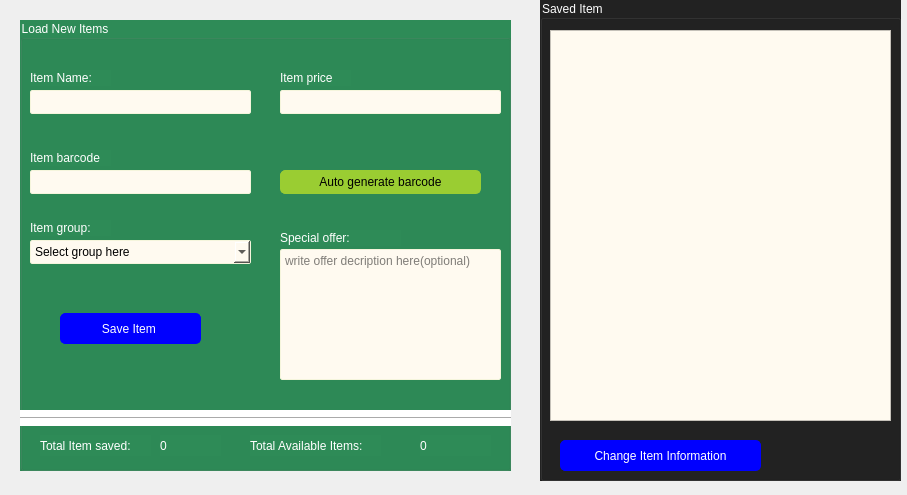
<?xml version="1.0" encoding="UTF-8"?>
<ui version="4.0">
 <class>Stockwindow</class>
 <widget class="QDialog" name="Stockwindow">
  <property name="geometry">
   <rect>
    <x>0</x>
    <y>0</y>
    <width>907</width>
    <height>495</height>
   </rect>
  </property>
  <property name="windowTitle">
   <string>Accountant</string>
  </property>
  <widget class="QGroupBox" name="groupBox">
   <property name="geometry">
    <rect>
     <x>20</x>
     <y>20</y>
     <width>491</width>
     <height>451</height>
    </rect>
   </property>
   <property name="styleSheet">
    <string notr="true">background-color:seagreen;
color:white;
font: 10pt &quot;Arial&quot;;</string>
   </property>
   <property name="title">
    <string>Load New Items</string>
   </property>
   <widget class="QLabel" name="label">
    <property name="geometry">
     <rect>
      <x>10</x>
      <y>50</y>
      <width>81</width>
      <height>16</height>
     </rect>
    </property>
    <property name="text">
     <string>Item Name:</string>
    </property>
   </widget>
   <widget class="QLineEdit" name="itemname">
    <property name="geometry">
     <rect>
      <x>10</x>
      <y>70</y>
      <width>221</width>
      <height>24</height>
     </rect>
    </property>
    <property name="styleSheet">
     <string notr="true">border-radius:2px;
color:black;
background-color:floralwhite;
border: 1px solid beige;</string>
    </property>
   </widget>
   <widget class="QLabel" name="label_2">
    <property name="geometry">
     <rect>
      <x>260</x>
      <y>50</y>
      <width>71</width>
      <height>16</height>
     </rect>
    </property>
    <property name="text">
     <string>Item price</string>
    </property>
   </widget>
   <widget class="QLineEdit" name="itemprice">
    <property name="geometry">
     <rect>
      <x>260</x>
      <y>70</y>
      <width>221</width>
      <height>24</height>
     </rect>
    </property>
    <property name="styleSheet">
     <string notr="true">border-radius:2px;
color:black;
background-color:floralwhite;
border: 1px solid beige;</string>
    </property>
   </widget>
   <widget class="QLabel" name="label_3">
    <property name="geometry">
     <rect>
      <x>10</x>
      <y>130</y>
      <width>81</width>
      <height>16</height>
     </rect>
    </property>
    <property name="text">
     <string>Item barcode</string>
    </property>
   </widget>
   <widget class="QLineEdit" name="itembarcode">
    <property name="geometry">
     <rect>
      <x>10</x>
      <y>150</y>
      <width>221</width>
      <height>24</height>
     </rect>
    </property>
    <property name="styleSheet">
     <string notr="true">border-radius:2px;
color:black;
background-color:floralwhite;
border: 1px solid beige;</string>
    </property>
   </widget>
   <widget class="QLabel" name="label_4">
    <property name="geometry">
     <rect>
      <x>10</x>
      <y>200</y>
      <width>81</width>
      <height>16</height>
     </rect>
    </property>
    <property name="text">
     <string>Item group:</string>
    </property>
   </widget>
   <widget class="QComboBox" name="selectgroup">
    <property name="geometry">
     <rect>
      <x>10</x>
      <y>220</y>
      <width>221</width>
      <height>24</height>
     </rect>
    </property>
    <property name="styleSheet">
     <string notr="true">border-radius:2px;
color:black;
background-color:floralwhite;
border: 1px solid beige;</string>
    </property>
    <item>
     <property name="text">
      <string>Select group here</string>
     </property>
    </item>
    <item>
     <property name="text">
      <string>Food</string>
     </property>
    </item>
    <item>
     <property name="text">
      <string>Body care</string>
     </property>
    </item>
    <item>
     <property name="text">
      <string>Kitchen needs</string>
     </property>
    </item>
    <item>
     <property name="text">
      <string>Medical</string>
     </property>
    </item>
    <item>
     <property name="text">
      <string>Home made</string>
     </property>
    </item>
    <item>
     <property name="text">
      <string>Fresh</string>
     </property>
    </item>
    <item>
     <property name="text">
      <string>Liquor</string>
     </property>
    </item>
    <item>
     <property name="text">
      <string>Dairy</string>
     </property>
    </item>
    <item>
     <property name="text">
      <string>For kids</string>
     </property>
    </item>
    <item>
     <property name="text">
      <string>Others</string>
     </property>
    </item>
   </widget>
   <widget class="QPushButton" name="barcodebutton">
    <property name="geometry">
     <rect>
      <x>260</x>
      <y>150</y>
      <width>201</width>
      <height>24</height>
     </rect>
    </property>
    <property name="whatsThis">
     <string>&lt;html&gt;&lt;head/&gt;&lt;body&gt;&lt;p&gt;It generates a barcode if the item doesn't have a barcode (it is optional)&lt;/p&gt;&lt;/body&gt;&lt;/html&gt;</string>
    </property>
    <property name="styleSheet">
     <string notr="true">border-radius:5px;
border: 1px solid yellowgreen;
color: black;
border-collapse:collapse;
background-color: yellowgreen;</string>
    </property>
    <property name="text">
     <string>Auto generate barcode</string>
    </property>
   </widget>
   <widget class="QPlainTextEdit" name="offerdecription">
    <property name="geometry">
     <rect>
      <x>260</x>
      <y>229</y>
      <width>221</width>
      <height>131</height>
     </rect>
    </property>
    <property name="styleSheet">
     <string notr="true">border-radius:2px;
color:black;
background-color:floralwhite;
border: 1px solid beige;</string>
    </property>
    <property name="placeholderText">
     <string>write offer decription here(optional)</string>
    </property>
   </widget>
   <widget class="QLabel" name="label_5">
    <property name="geometry">
     <rect>
      <x>260</x>
      <y>210</y>
      <width>121</width>
      <height>16</height>
     </rect>
    </property>
    <property name="text">
     <string>Special offer:</string>
    </property>
   </widget>
   <widget class="QPushButton" name="saveitem">
    <property name="geometry">
     <rect>
      <x>40</x>
      <y>293</y>
      <width>141</width>
      <height>31</height>
     </rect>
    </property>
    <property name="styleSheet">
     <string notr="true">border-radius:5px;
border: 1px solid blue;
color: white;
border-collapse:collapse;
background-color: blue;</string>
    </property>
    <property name="text">
     <string>Save Item </string>
    </property>
   </widget>
   <widget class="Line" name="line">
    <property name="geometry">
     <rect>
      <x>0</x>
      <y>390</y>
      <width>491</width>
      <height>16</height>
     </rect>
    </property>
    <property name="styleSheet">
     <string notr="true">background-color:white;</string>
    </property>
    <property name="orientation">
     <enum>Qt::Horizontal</enum>
    </property>
   </widget>
   <widget class="QLabel" name="label_7">
    <property name="geometry">
     <rect>
      <x>20</x>
      <y>415</y>
      <width>111</width>
      <height>21</height>
     </rect>
    </property>
    <property name="text">
     <string>Total Item saved:</string>
    </property>
   </widget>
   <widget class="QLabel" name="savecounter">
    <property name="geometry">
     <rect>
      <x>140</x>
      <y>415</y>
      <width>61</width>
      <height>21</height>
     </rect>
    </property>
    <property name="text">
     <string>0</string>
    </property>
   </widget>
   <widget class="QLabel" name="label_9">
    <property name="geometry">
     <rect>
      <x>230</x>
      <y>415</y>
      <width>131</width>
      <height>21</height>
     </rect>
    </property>
    <property name="text">
     <string>Total Available Items:</string>
    </property>
   </widget>
   <widget class="QLabel" name="totalindb">
    <property name="geometry">
     <rect>
      <x>400</x>
      <y>415</y>
      <width>71</width>
      <height>21</height>
     </rect>
    </property>
    <property name="text">
     <string>0</string>
    </property>
   </widget>
  </widget>
  <widget class="QGroupBox" name="groupBox_2">
   <property name="geometry">
    <rect>
     <x>540</x>
     <y>0</y>
     <width>361</width>
     <height>481</height>
    </rect>
   </property>
   <property name="styleSheet">
    <string notr="true">background-color: rgb(34, 34, 34);
color:white;
font: 10pt &quot;Arial&quot;;</string>
   </property>
   <property name="title">
    <string>Saved Item </string>
   </property>
   <widget class="QListWidget" name="listsaved">
    <property name="geometry">
     <rect>
      <x>10</x>
      <y>30</y>
      <width>341</width>
      <height>391</height>
     </rect>
    </property>
    <property name="styleSheet">
     <string notr="true">background-color:floralwhite;
color: rgb(0, 0, 0);</string>
    </property>
   </widget>
   <widget class="QPushButton" name="changebutton">
    <property name="geometry">
     <rect>
      <x>20</x>
      <y>440</y>
      <width>201</width>
      <height>31</height>
     </rect>
    </property>
    <property name="styleSheet">
     <string notr="true">border-radius:5px;
border: 1px solid blue;
color: white;
border-collapse:collapse;
background-color: blue;</string>
    </property>
    <property name="text">
     <string>Change Item Information</string>
    </property>
   </widget>
   <widget class="QLabel" name="message">
    <property name="geometry">
     <rect>
      <x>230</x>
      <y>450</y>
      <width>121</width>
      <height>16</height>
     </rect>
    </property>
    <property name="text">
     <string/>
    </property>
   </widget>
  </widget>
 </widget>
 <resources/>
 <connections/>
</ui>
